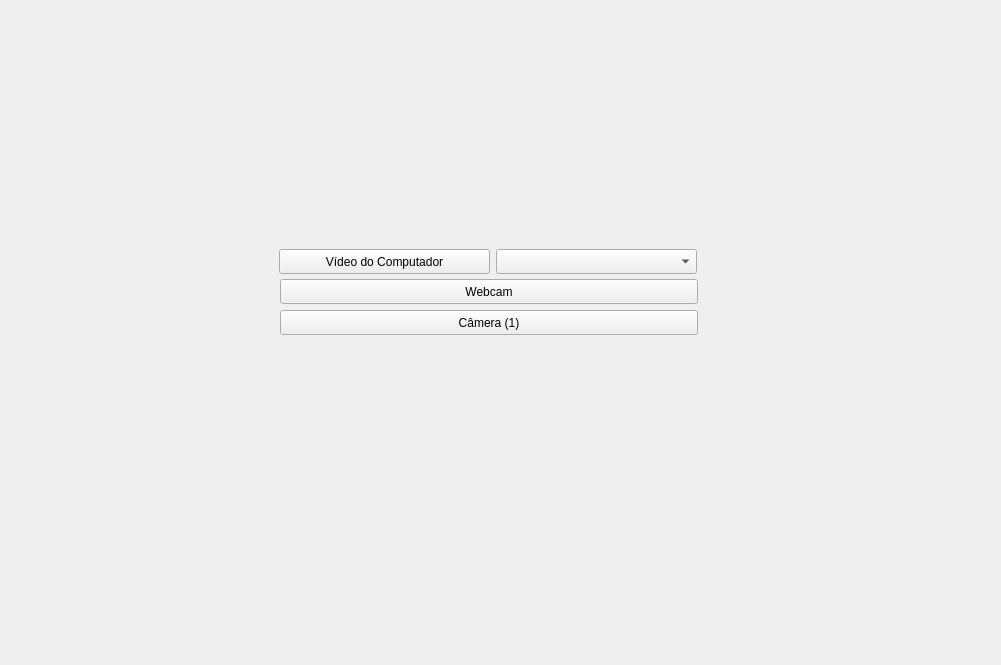
<?xml version="1.0" encoding="UTF-8"?>
<ui version="4.0">
 <class>Form</class>
 <widget class="QWidget" name="Form">
  <property name="geometry">
   <rect>
    <x>0</x>
    <y>0</y>
    <width>1001</width>
    <height>665</height>
   </rect>
  </property>
  <property name="windowTitle">
   <string>Form</string>
  </property>
  <widget class="QComboBox" name="QT_listaVideos">
   <property name="geometry">
    <rect>
     <x>496</x>
     <y>249</y>
     <width>201</width>
     <height>25</height>
    </rect>
   </property>
   <property name="font">
    <font>
     <family>Serif</family>
    </font>
   </property>
   <property name="cursor">
    <cursorShape>ArrowCursor</cursorShape>
   </property>
  </widget>
  <widget class="QPushButton" name="QT_video">
   <property name="geometry">
    <rect>
     <x>279</x>
     <y>249</y>
     <width>211</width>
     <height>25</height>
    </rect>
   </property>
   <property name="text">
    <string>Vídeo do Computador</string>
   </property>
  </widget>
  <widget class="QPushButton" name="QT_webcam">
   <property name="geometry">
    <rect>
     <x>280</x>
     <y>279</y>
     <width>418</width>
     <height>25</height>
    </rect>
   </property>
   <property name="text">
    <string>Webcam</string>
   </property>
  </widget>
  <widget class="QPushButton" name="QT_camera">
   <property name="geometry">
    <rect>
     <x>280</x>
     <y>310</y>
     <width>418</width>
     <height>25</height>
    </rect>
   </property>
   <property name="text">
    <string>Câmera (1)</string>
   </property>
  </widget>
  <widget class="Line" name="line">
   <property name="geometry">
    <rect>
     <x>498</x>
     <y>276</y>
     <width>197</width>
     <height>0</height>
    </rect>
   </property>
   <property name="frameShadow">
    <enum>QFrame::Sunken</enum>
   </property>
   <property name="lineWidth">
    <number>2</number>
   </property>
   <property name="midLineWidth">
    <number>0</number>
   </property>
   <property name="orientation">
    <enum>Qt::Horizontal</enum>
   </property>
  </widget>
 </widget>
 <resources/>
 <connections/>
</ui>
